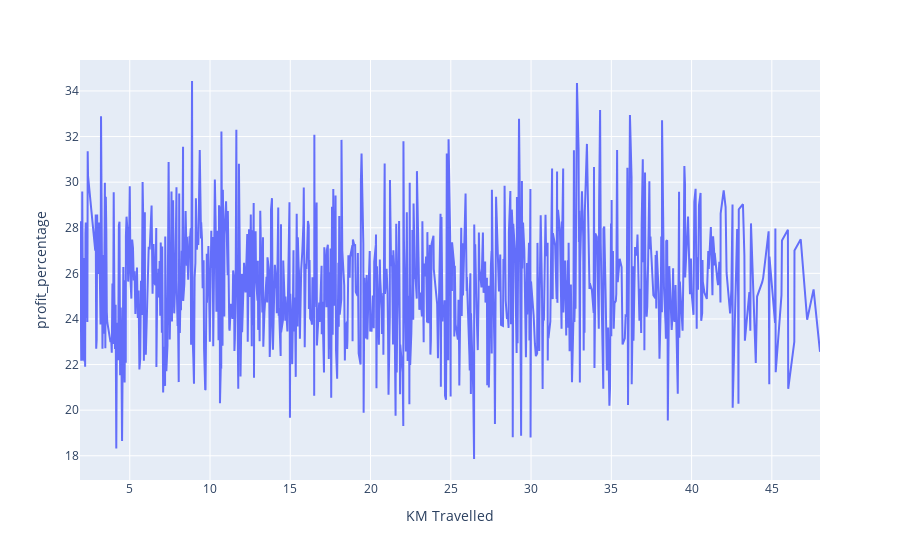

Source (notebook cell):
### Code cell
pink_km_profit_vis = py.line(x='KM Travelled',y='profit_percentage',data_frame=pink_km_profit)
pink_km_profit_vis.show()

### Figure 1 — Plotly figure (JSON) as saved in the notebook; plotly's stock layout.template omitted (floating-point values rounded to 4 significant figures; data arrays with more than 128 entries replaced by an {"elided": "..."} marker saying what was removed)
{"data": [{"hovertemplate": "KM Travelled=%{x}<br>profit_percentage=%{y}<extra></extra>", "legendgroup": "", "line": {"color": "#636efa", "dash": "solid"}, "marker": {"symbol": "circle"}, "mode": "lines", "name": "", "orientation": "v", "showlegend": false, "type": "scatter", "x": {"elided": "874 float values"}, "xaxis": "x", "y": {"elided": "874 float values"}, "yaxis": "y"}], "layout": {"legend": {"tracegroupgap": 0}, "margin": {"t": 60}, "xaxis": {"anchor": "y", "domain": [0, 1], "title": {"text": "KM Travelled"}}, "yaxis": {"anchor": "x", "domain": [0, 1], "title": {"text": "profit_percentage"}}}}
